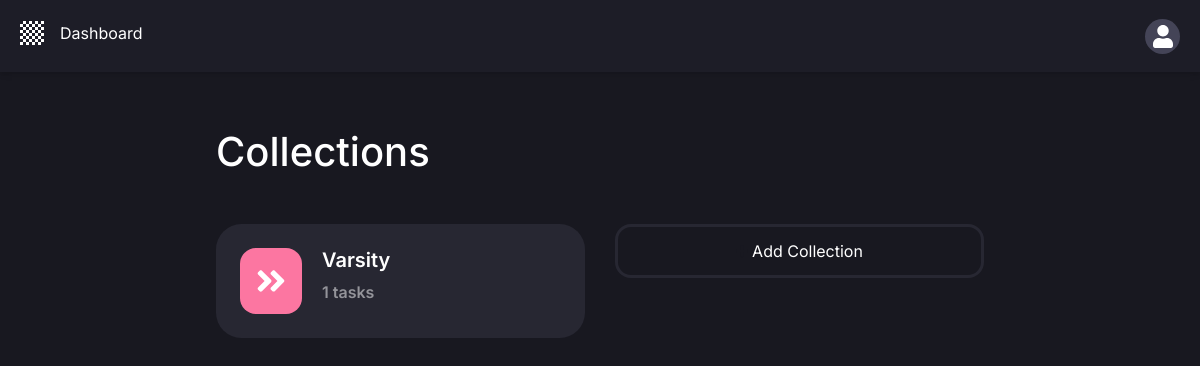
Page /dashboard/ (signed in) on the earlier database version.
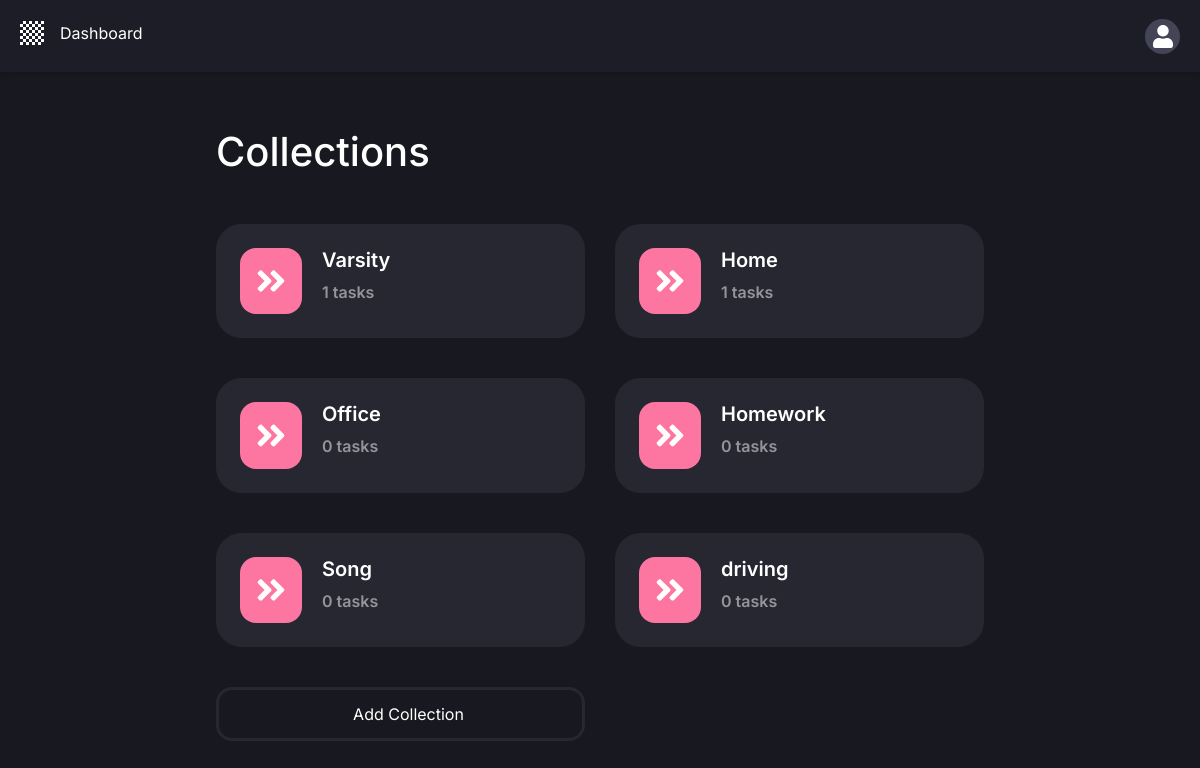
Same page on the later database version.
### todolist/models.py (models this page shows, shortened)
class Collection(models.Model):
    user = models.ForeignKey(User, on_delete=models.CASCADE, null=True, blank=True)
    collection_name = models.CharField(null=True, max_length=500)

### todolist/views.py (the view)
# urls.py: path('dashboard/', views.dashboard, name='dashboard'),
def dashboard(request, *args, **kwargs):
    newcollection = CollectionCreationForm()
    if request.method == 'POST':
        newcollection = CollectionCreationForm(request.POST)
        if newcollection.is_valid():
            newcollection.instance.user = request.user
            newcollection.save()
    collections = Collection.objects.filter(user=request.user).all()  # show data only login users
    context = {'collections': collections, 'newcollection': newcollection}
    return render(request, 'dashboard.html', context)

### Templates/dashboard.html (shortened to what this page needs)
{% extends 'dashboard_base.html' %}
{% load static %}
{% block content %}
    <section class="collection">
        <h1>Collections</h1>
        <div class="row">
            {% for collection in collections %}
                <div class="col-6">
                    <div class="collection-item-wrapper">
                        <a href="{% url 'single_collection' collection.id %}" class="collection-item">
                            <div class="collection-item-icon">
                                <img src="{% static 'images/right-arrow.svg' %}"
                                     class="d-inline-block align-top" alt="">
                            </div>
                            <div class="collection-item-content">
                                <h2>{{ collection.collection_name }}</h2>
                                <p>{{ collection.task_set.all.count }} tasks</p>
                            </div>
                        </a>
                    </div>
                </div>
            {% endfor %}
            <div class="col-6">
                <button class="add-collection" data-toggle="modal" data-target="#collectionCreateModal">
                <img src="{% static 'images/plus.svg' %}"
                     class="d-inline-block align-top" alt="">
                <span>Add Collection</span>
            </button>
            </div>
        </div>
    </section>
{% endblock %}

### Templates/dashboard_base.html (shortened to what this page needs)
<!doctype html>
<html lang="en">
{% load static %}
<head>
    <link rel="stylesheet" href="https://maxcdn.bootstrapcdn.com/bootstrap/4.0.0/css/bootstrap.min.css"
>
    <link rel="stylesheet" href="{% static '/css/main.css' %}">
</head>
<body>
<header>
    <nav class="navbar dsshboard_nav">
        <div class="nav-left-menu">
            <a class="navbar-brand" href="{% url 'home' %}">
                <img src="{% static 'images/dashboard_logo.svg' %}"
                     class="d-inline-block align-top" alt="">
            </a>
            <a href="#" class="features">Dashboard</a>
        </div>
        <div class="nav-right-menu" onclick="infoFunction()">
            <a href="#" class="nav-right-icon-wrapper">
                <img src="{% static 'images/user.svg' %}"
                     class="d-inline-block align-top" alt="">
            </a>
        </div>
    </nav>
</header>
{% block content %}
{% endblock %}
</body>
</html>

### static/css/main.css (style rules this page uses)
body { background: #181820; font-family: 'Inter', sans-serif; line-height: 1.5; width: 100%; overflow-x: hidden; color: white; }
.navbar { padding: 40px 0px; align-items: center !important; }
.navbar a { text-decoration: none; color: white; }
.navbar .nav-left-menu { display: flex; }
.navbar .nav-left-menu .features { margin-left: 40px; padding: 16px; font-size: 16px; border-bottom: 2px solid #181820; }
header { position: relative; }
.dsshboard_nav { background: #1D1D27; padding: 0 20px; box-shadow: 0 4px 6px -1px rgba(0, 0, 0, 0.1), 0 2px 4px -1px rgba(0, 0, 0, 0.06); margin-bottom: 56px; }
.dsshboard_nav .nav-left-menu { align-items: center; padding: 16px 0; }
.dsshboard_nav .nav-left-menu .navbar-brand img { width: 24px; height: 24px; }
.dsshboard_nav .nav-left-menu .features { margin-left: 0; padding: 0; padding-bottom: 6px; border-bottom: 0; }
.dsshboard_nav .nav-right-menu .nav-right-icon-wrapper { width: 35px; height: 35px; border-radius: 50%; background: #444457; display: flex; align-items: inherit; justify-content: center; }
.dsshboard_nav .nav-right-menu .nav-right-icon-wrapper img { width: 20px; }
.collection { margin: auto; max-width: 768px; }
.collection .collection-item-wrapper { margin-top: 40px; }
.collection .collection-item-wrapper .collection-item { background: #272732; display: flex; align-items: flex-start; border-radius: 25.5px; padding: 24px; text-decoration: none; }
.collection .collection-item-wrapper .collection-item .collection-item-icon { padding: 16px; border-radius: 16px; background: #FC76A1; display: flex; margin-right: 20px; }
.collection .collection-item-wrapper .collection-item .collection-item-icon img { width: 30px; }
.collection .collection-item-wrapper .collection-item .collection-item-content h2 { font-size: 20px; font-weight: 600; color: white; }
.collection .collection-item-wrapper .collection-item .collection-item-content p { font-size: 16px; color: #94949A; font-weight: 600; margin-bottom: 0; }
.collection .add-collection { width: 100%; padding: 12px 24px; border: 3px solid #272732; background: #181820; border-radius: 16px; display: flex; align-items: center; justify-content: center; color: white; margin-top: 40px; cursor: pointer; }
.collection .add-collection img { width: 12px; margin-right: 4px; }

Differences in the rows shown:
added Collection: collection_name "Home", task_set.all.count "1"
added Collection: collection_name "Office", task_set.all.count "0"
added Collection: collection_name "Homework", task_set.all.count "0"
added Collection: collection_name "Song", task_set.all.count "0"
added Collection: collection_name "driving", task_set.all.count "0"
